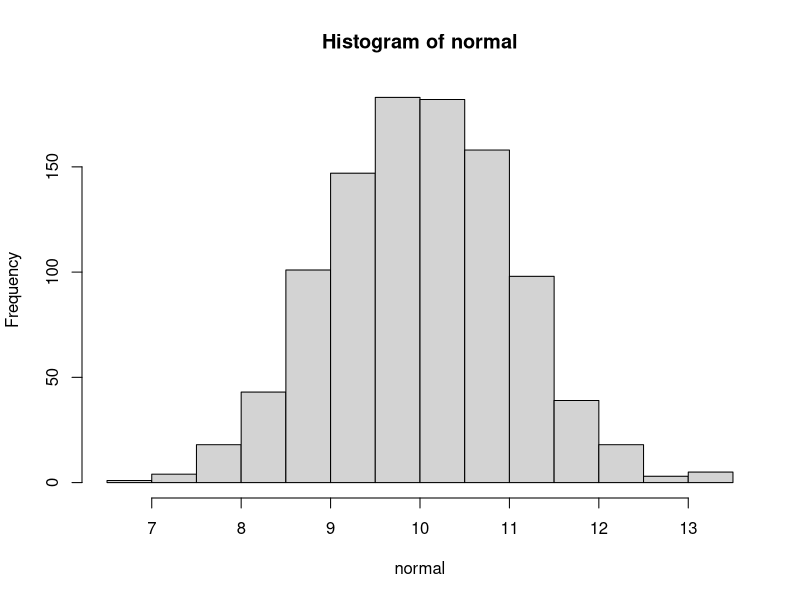

Generate this figure with R:
seq(from=-6, to=6, by=2)
seq(from=-2, to=5, length.out=15)
normal = rnorm(1000,mean=10,sd=1)
hist(normal)
pow = rep(1:10,3)
pow
